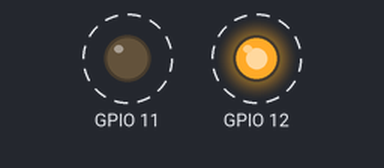
A program run on a simulated ESP32 board running MicroPython. Shown: output pins drawn as LEDs (lit = HIGH). Dashed ring = blinking. Threads take turns every 2 ms.

Above: at 0.2 s.
Timing chart, 0 to 4.6 s (numbered marks = the images above):
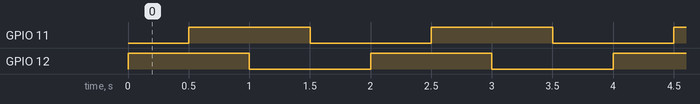

The program:

ledsApp.py
```python
'''
toggleLeds - LED animaties
2019-0917 Peter - add toggleLeds
'''
from machine import Pin
import _thread
import time

USE_DEBUG = False  # 2019-0917 changed


class BlinkLedsApp:

    def __init__(self, pins):
        """ create LED objects on pins.
        If no pins -> raise exception"""
        if len(pins) == 0:
            raise Exception('No leds??')
        self._pins = pins
        self._leds = []  # collection of leds
        for pin in pins:
            led = Pin(pin, Pin.OUT)
            self._leds.append(led)
        if USE_DEBUG:
            print('{} LED-objects created...'.format(len(self._leds)))

    def blink(self, dt=1):
        """ blink(dt): blink all leds in frequency of dt seconds """
        while True:
            if len(self._leds) == 0:
                raise Exception('No leds??')
            for led in self._leds:
                led.toggle()
                time.sleep(dt)

    def run(self, dt=0.5):
        """ blink all leds in a thread """
        _thread.start_new_thread(self.blink, (dt, ))


if __name__ == '__main__':
    from ledsApp import BlinkLedsApp
    from lopy4_board import G28, G22
    pins = [G28, G22]  # [] is test for exception!
    try:
        leds = BlinkLedsApp(pins)
        leds.run(dt=0.5)
    except Exception as ex:
        print(ex)
        print('Blinking leds is stopped')
```

lopy4_board.py
```python
"""
LoPy4 pinouts
2019-0924 Peter updated: numbering according to pins.csv on GitHub PyCom
 https://raw.githubusercontent.com/pycom/pycom-micropython-sigfox/master/esp32/boards/LOPY4/pins.csv
2019-0915 Peter updated: GPIO returns 'Pxx', add Pin.module for Pin(Pxx)
# these definitions fits better with the example code
2019-0910 Peter new

>>> from machine import Pin
>>> help(Pin.exp_board)
G2 -- Pin('P0', mode=Pin.IN, pull=Pin.PULL_UP, alt=14)
G1 -- Pin('P1', mode=Pin.OUT, pull=Pin.PULL_UP, alt=14)
G23 -- Pin('P2', mode=Pin.OUT, pull=None, alt=-1)
G24 -- Pin('P3', mode=Pin.IN, pull=Pin.PULL_DOWN, alt=-1)
G11 -- Pin('P4', mode=Pin.IN, pull=Pin.PULL_DOWN, alt=-1)
G12 -- Pin('P5', mode=Pin.IN, pull=Pin.PULL_DOWN, alt=-1)
G13 -- Pin('P6', mode=Pin.IN, pull=Pin.PULL_DOWN, alt=-1)
G14 -- Pin('P7', mode=Pin.IN, pull=Pin.PULL_DOWN, alt=-1)
G15 -- Pin('P8', mode=Pin.IN, pull=Pin.PULL_DOWN, alt=-1)
G16 -- Pin('P9', mode=Pin.IN, pull=Pin.PULL_DOWN, alt=-1)
G17 -- Pin('P10', mode=Pin.IN, pull=Pin.PULL_DOWN, alt=-1)
G22 -- Pin('P11', mode=Pin.IN, pull=Pin.PULL_DOWN, alt=-1)
G28 -- Pin('P12', mode=Pin.IN, pull=None, alt=-1)
G5 -- Pin('P13', mode=Pin.IN, pull=Pin.PULL_DOWN, alt=-1)
G4 -- Pin('P14', mode=Pin.IN, pull=Pin.PULL_DOWN, alt=-1)
G0 -- Pin('P15', mode=Pin.IN, pull=Pin.PULL_DOWN, alt=-1)
G3 -- Pin('P16', mode=Pin.IN, pull=Pin.PULL_DOWN, alt=-1)
G31 -- Pin('P17', mode=Pin.IN, pull=Pin.PULL_DOWN, alt=-1)
G30 -- Pin('P18', mode=Pin.IN, pull=Pin.PULL_DOWN, alt=-1)
G6 -- Pin('P19', mode=Pin.IN, pull=Pin.PULL_DOWN, alt=-1)
G7 -- Pin('P20', mode=Pin.IN, pull=Pin.PULL_DOWN, alt=-1)
G8 -- Pin('P21', mode=Pin.IN, pull=Pin.PULL_DOWN, alt=-1)
G9 -- Pin('P22', mode=Pin.IN, pull=Pin.PULL_DOWN, alt=-1)
G10 -- Pin('P23', mode=Pin.IN, pull=None, alt=-1)

>>> from machine import Pin
>>> P12 = Pin.module.P12
>>> P12
Pin('P12', mode=Pin.IN, pull=None, alt=-1)
"""
# from micropython import const
from machine import Pin

# GPIO -> Pxx
# 2019-0924 added GPIOxx from pins.csv,
# so you can look it up from the labels
# on the expansions boards and from lopy4 pinlayout
#   GPIO = Input/Output pin
#   GPI = only Input pin
# Note: G** vind je terug op de expansion boards (exp):
# exp = lopy4 = P
G0 = GPIO38 = 'P15'
G1 = GPIO1 = 'P1'
G2 = GPIO3 = 'P0'
G3 = GPI39 = 'P16'
G4 = GPI37 = 'P14'
G5 = GPI36 = 'P13'
G6 = GPIO32 = 'P19'
G7 = GPIO33 = 'P20'
G8 = GPIO26 = 'P21'
G9 = GPIO25 = 'P22'
G10 = GPIO14 = 'P23'
G11 = GPIO15 = 'P4'
G12 = GPIO5 = 'P5'
G13 = GPIO27 = 'P6'
G14 = GPIO19 = 'P7'
G15 = GPIO2 = 'P8'
G16 = GPIO12 = 'P9'
G17 = GPIO13 = 'P10'
G22 = GPIO22 = 'P11'
G23 = GPIO0 = 'P2'
G24 = GPIO4 = 'P3'
G28 = GPIO21 = 'P12'
G31 = GPI35 = 'P17'
G30 = GPI34 = 'P18'

# default I2C-pins
# Note: values returns Pin-object
# https://docs.pycom.io/firmwareapi/pycom/machine/i2c/
I2C_SDA = Pin.module.P9   # G16
I2C_SCL = Pin.module.P10  # G17, same as default SPI_CLK

# default SPI-pins
# Note: values returns Pin-object
# https://docs.pycom.io/firmwareapi/pycom/machine/spi/
SPI_CLK = Pin.module.P10   # G17, same as default I2C_SCL
SPI_MOSI = Pin.module.P11  # G22
SPI_MISO = Pin.module.P14  # G4

# default SD cardreader pins
# Note: values returns Pin-object
# SD card is formatted either as FAT16 or FAT32.
SD_CLK = Pin.module.P23  # G10
SD_DAT = Pin.module.P8   # G15
SD_CMD = Pin.module.P4   # G11


# default UART pins
# Note: values returns Pin-object
UART_TX = Pin.module.P3  # G24
UART_RX = Pin.module.P4  # G11

# USR_BUTTON = G4
# Note: values returns Pin-object
USR_BUTTON = Pin.module.P14
```

Measured:
- by itself, GPIO 11, GPIO 12: alternates HIGH for 1.0 s and LOW for 1.0 s
- by itself, everything shown: repeats every 2.0 s, in 4 steps
